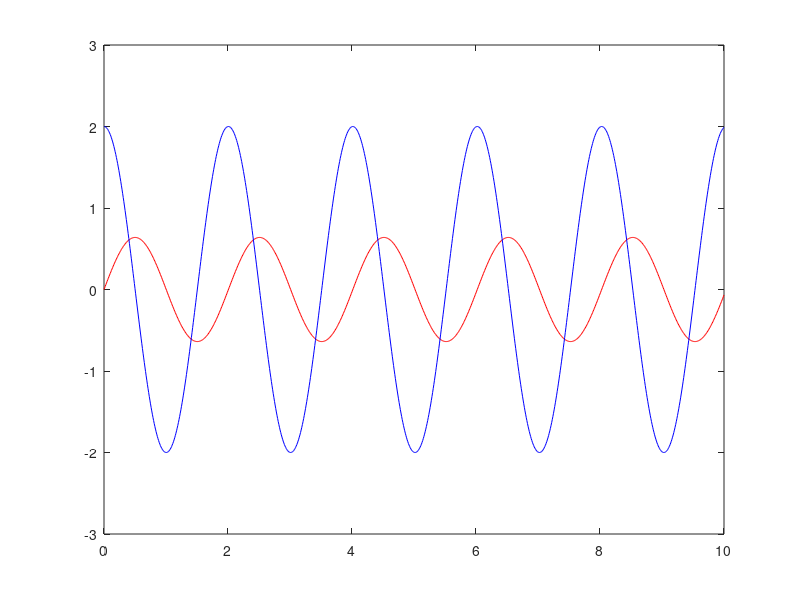

MATLAB code to generate this figure:
function rk_matricial

  dt = 0.01;
  t = 0:dt:10;
  M = [0 1
      -9.8 0];

  size = length(t);
  y = zeros(2,size);
  y(:,1) = [0;2]; % Valores iniciales
  w = 1;

  for i = 1: size-1
    k1 = dt * (M * y(:,i));
    %tg = t(i) + (dt / (2 * w)); No se usa al menos que la función sea distinto de cero del lado derecho
    yg = y(:,i) + (k1 / (2*w));
    k2 = dt * (M * yg);
    y(:,i+1) = y(:,i) + (1-w) * k1 + w * k2;

  endfor

  plot(t,y(1,:) , "r",t, y(2,:) , "b")


endfunction
